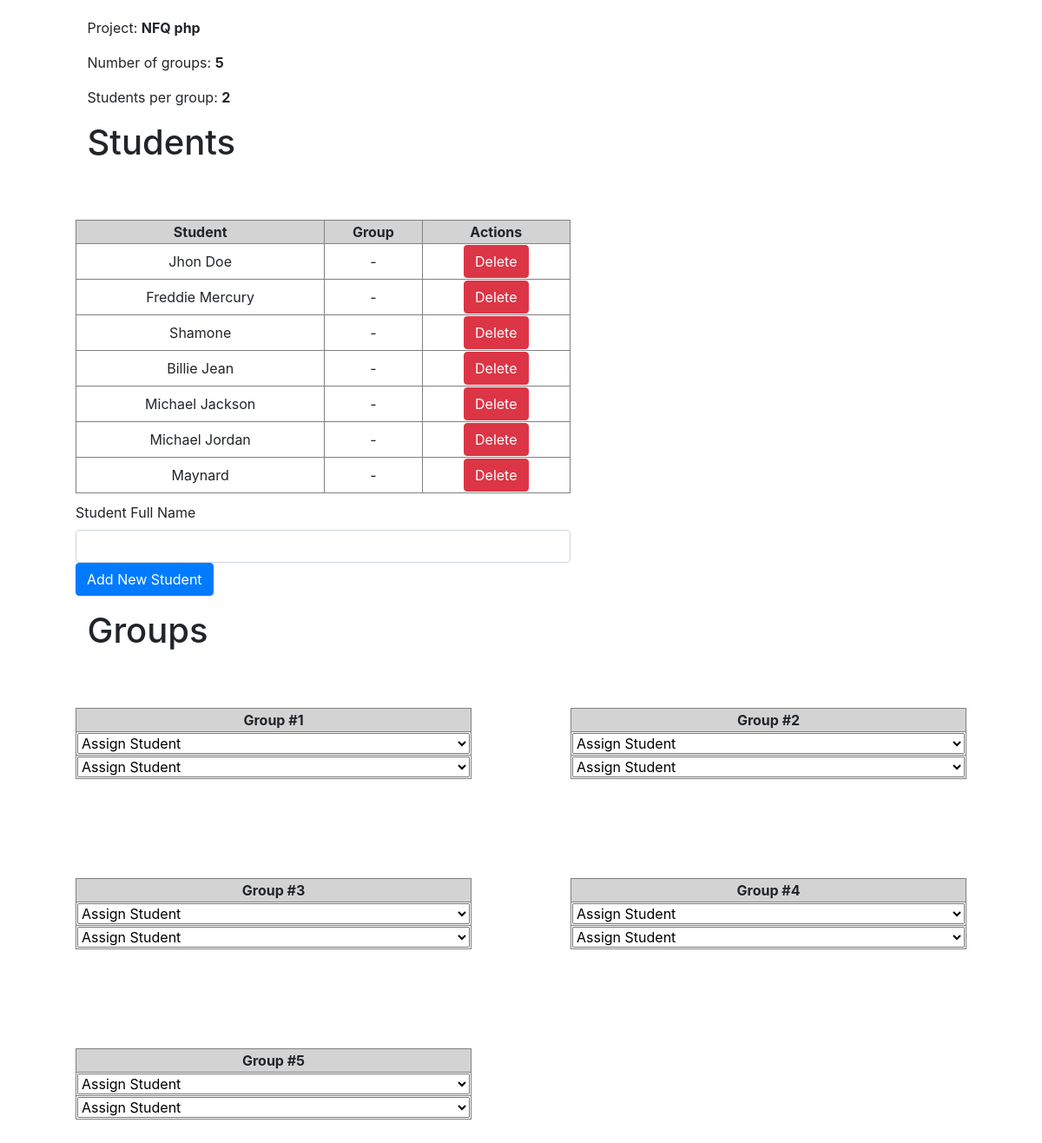
Page /project.php on the earlier database version.
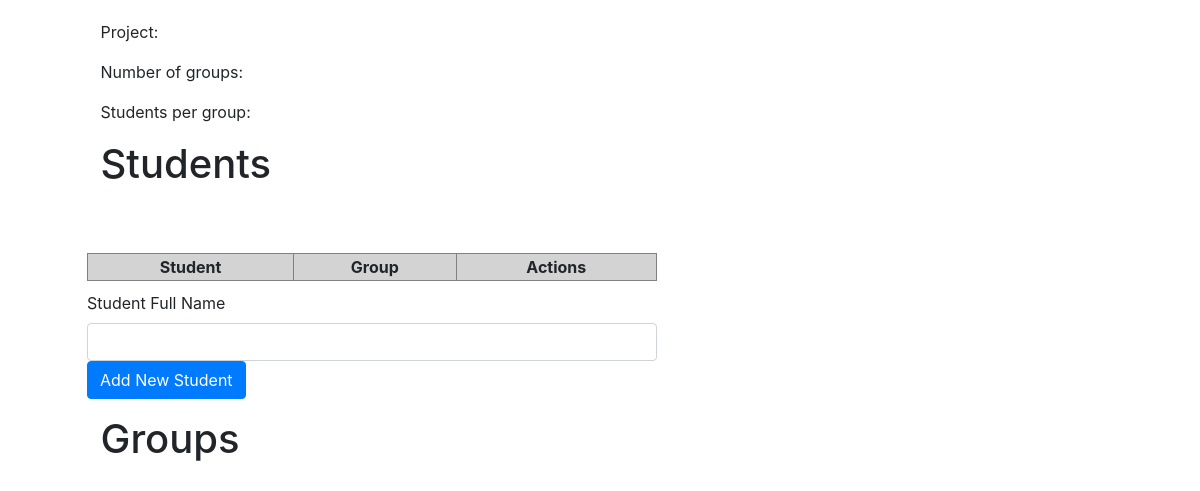
Same page on the later database version.
### tables this page shows
CREATE TABLE `project` (
  `pid` int(11) NOT NULL,
  `ptitle` varchar(50) NOT NULL,
  `pgroupnr` int(11) NOT NULL,
  `pstudentnr` int(11) NOT NULL
);

CREATE TABLE `students` (
  `sid` int(11) NOT NULL,
  `gid` int(11) NOT NULL DEFAULT '0',
  `studentnr` int(11) NOT NULL DEFAULT '0',
  `pid` int(11) NOT NULL,
  `sfullname` varchar(50) NOT NULL
);

CREATE TABLE `groups` (
  `gid` int(11) NOT NULL,
  `fk_pid` int(11) NOT NULL,
  `gnr` int(11) NOT NULL,
  `snr` int(11) NOT NULL
);

### project.php (the view, shortened to what this page needs)
<!DOCTYPE html>
<html lang="en">
<head>
	<link rel="stylesheet" href="https://maxcdn.bootstrapcdn.com/bootstrap/4.0.0/css/bootstrap.min.css">
    <link rel="stylesheet" href="style.css">
    <?php
        require_once 'project_logic.php';
    ?>
</head>
<body>
    <?php
        $result = $mysqli->query("SELECT * from project") or die($mysqli->error);
        $result = $result->fetch_assoc();
    ?>
    <div class="container" id="container" style="margin-top:20px">
        <div class="con2">
            <p>Project: <b><?php echo $result['ptitle']; ?></b></p>
            <p>Number of groups: <b><?php echo $result['pgroupnr']; ?></b></p>
            <p>Students per group: <b><?php echo $result['pstudentnr']; ?></b></p>
            <h1>Students</h1>
        </div>
        <div class="row justify-content-left" id="students">
            <table class="tbl1" id="tbl1">
                <tr>
                    <th>Student</th>
                    <th>Group</th>
                    <th colspan="2">Actions</th>
                </tr>
                <?php
                    $result = $mysqli->query("SELECT * FROM students");
                    while($row = $result->fetch_assoc()):
                ?>
                    <tr>
                        <td><?php echo $row['sfullname'];?></td>
                        <td><?php echo ($row['gid']) ? $row['gid'] : '-'; ?></td>
                        <td>
                            <a href="project_logic.php?delete=<?php echo $row['id'] ?>" class="btn btn-danger" style="margin:0%">Delete</a>
                        </td>
                    </tr>
                <?php endwhile; ?>
            </table>
        </div>
        <div class="row justify-content-left">
            <div class="con2">
                <form action="project_logic.php" method="POST">
                    <div class="form-group">
                        <label>Student Full Name</label>
                        <input type="text" name="sfullname" placeholder="" class="form-control" >
                        <button type="submit" class="btn btn-primary" name="create">Add New Student</button>
                    </div>
                </form>
            </div>
        </div>
        <div class="con2">
            <h1>Groups</h1>
        </div>
        <div class="row justify-content-left" id="groups">
            <?php
                $result = $mysqli->query("SELECT * FROM groups");
                while($row = $result->fetch_assoc()):
            ?>
                <table class="tbl2">
                    <tr>
                        <th><?php echo 'Group #'.$row['gnr']; ?></th>
                    </tr>
                    <?php for ($i=0; $i < $row['snr']; $i++): ?>
                        <tr>
                            <td>
                                <?php
                                    $gnr = $row['gnr'];
                                    $studentnr = $i + 1;
                                 ?>
                                <select id="<?php echo $gnr . '-' . $studentnr;?>" name="<?php echo $row['gnr'] . '-' . $i;?>" onchange="changed(id)">
                                    <option value="" >Assign Student</option>
                                </select>
                            </td>
                        </tr>
                    <?php endfor; ?>
                </table>
            <?php endwhile; ?>
        </div>
    </div>
</body>
</html>

### style.css (style rules this page uses)
.tbl1 { width:50%; margin: 5%; margin-bottom: 10px; }
.con2 { width: 50%; margin: 5%; margin-top: 0%; margin-bottom: 0%; }
button { align-self: left; }
th { text-align: center; background-color: lightgrey; border-color: grey; border-style: solid; border-width: 1px; }
.tbl2 { width:40%; margin: 5%; }
select { width: 100%; }
td { text-align: center; border-color: grey; border-style: solid; border-width: 1px; }

Differences in the rows shown:
removed project: ptitle "NFQ php", pgroupnr "5", pstudentnr "2"
removed students: sfullname "Jhon Doe"
removed students: sfullname "Freddie Mercury"
removed students: sfullname "Shamone"
removed students: sfullname "Billie Jean"
removed students: sfullname "Michael Jackson"
removed students: sfullname "Michael Jordan"
removed students: sfullname "Maynard"
removed groups: gnr "1"
removed groups: gnr "2"
removed groups: gnr "3"
removed groups: gnr "4"
removed groups: gnr "5"
